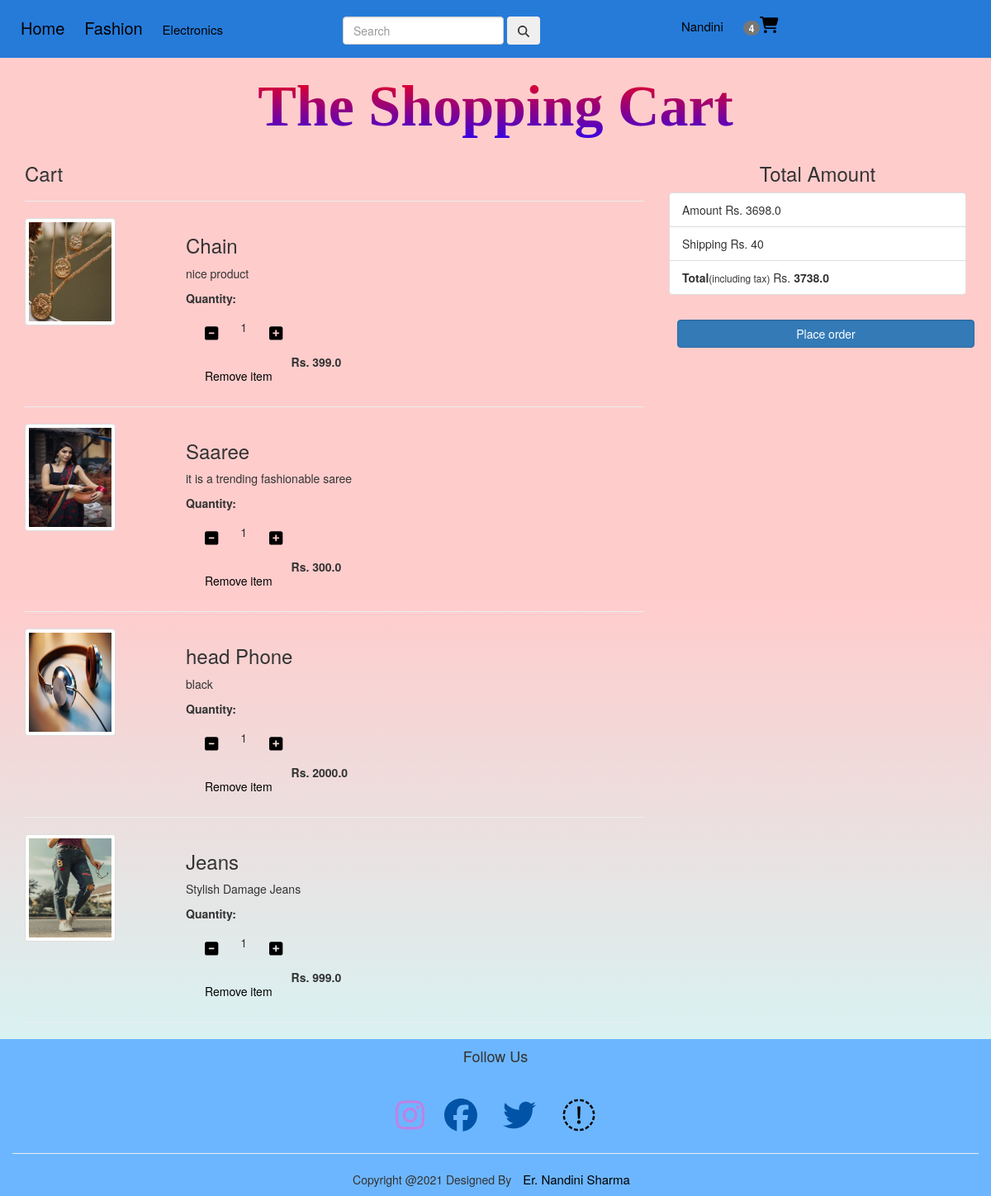
The app's page /show_cart/ (signed in) with its own data.
### shop/models.py (models this page shows, shortened)
class Cart(models.Model):
    user = models.ForeignKey(User, on_delete=models.CASCADE)
    product = models.ForeignKey(Product, on_delete=models.CASCADE)
    quantity = models.PositiveIntegerField(default=1)

class Product(models.Model):
    title = models.CharField(max_length=200)
    selling_price = models.CharField(max_length=200)
    discounted_price = models.FloatField()
    description = models.TextField()
    brand = models.CharField(max_length=20)
    category = models.CharField(max_length=20, choices=CATEGORY_CHOICES)
    product_image = models.ImageField(upload_to='productimg')

### shop/views.py (the view)
# urls.py: path('show_cart/',views.show_cart,name='show_cart'),
def show_cart(request):
    totalitem = 0
    if request.user.is_authenticated:
        totalitem = len(Cart.objects.filter(user=request.user))
        user = request.user
        cart = Cart.objects.filter(user=user)
        amount = 0.0
        shipping_amount = 40.0
        total_amount = 0.0
        cart_product = [p for p in Cart.objects.all() if p.user == user]
        if cart_product:
            for p in cart_product:
                tempamount = (p.quantity * p.product.discounted_price)
                amount += tempamount
                totalamount = amount + shipping_amount
            return render(request, 'addtocart.html',
                          {'carts': cart, 'totalamount': totalamount, 'amount': amount, 'totalitem': totalitem})
        else:
            return render(request, 'emptycart.html')
    else:
        return HttpResponse("<script>alert('First login then buy product ');window.location.href='/login'</script>")

### shop/templates/addtocart.html (shortened to what this page needs)
{% extends 'base1.html' %}
{% load static %}
{% block main-content %}
<div class="container">
    <div class="row">
        <div class="live">
          <h1 class="text-center">The Shopping Cart</h1>
        </div>
        <div class="col-md-8">
             <h3>Cart</h3>
            {% for cart in carts %}
            <hr>
            <div class="row">
            <div class="card">
              <div class="card-body">
                  <div class="col-md-3">
                    <img src="{{cart.product.product_image.url}}" class="img-thumbnail" style="height:130px;width:110px;">
                </div>
                  <div class="col-md-9">
                       <h3>{{cart.product.title}}</h3>
                      <p>{{cart.product.description}}</p>
                      <label for="quantity">Quantity:</label>
                      <div>
                        <a class="minus-cart btn" pid="{{cart.product.id}}"><i class="fas fa-minus-square fa-lg"></i></a>
                         <span id="quantity">{{cart.quantity}}</span>
                      <a class="plus-cart btn" pid="{{cart.product.id}}"><i class="fas fa-plus-square fa-lg"></i> </a>
                      </div>
                      <div class="" style="display:flex;justify-content:between;margin-top:8px;">
                          <a href="" class="remove-cart btn btn-secondary fw-bold" pid="{{cart.product.id}}">Remove item</a>
                          <p class="mb-0"><strong>Rs. {{cart.product.discounted_price}}</strong></p>
                      </div>
                  </div>
              </div>
            </div>
            </div>
            {% endfor %}
            <hr >
        </div>
        <div class="col-md-4" >
            <div class="card">
                <div class="card-body">
                 <h3 class="text-center"> Total Amount </h3>
                  <ul class="list-group">
                      <li class="list-group-item ">Amount <span>Rs. <span id="amount">{{amount}}</span></span></li>
                   <li class="list-group-item ">Shipping <span>Rs. 40</span></li>
                   <li class="list-group-item" >
                       <b>Total</b><small>(including tax)</small>
                       <span>Rs. <strong id="totalamount">{{totalamount}}</strong></span>
                   </li>
                  </ul>
                     <div class=""><a href="/checkout" class="btn btn-primary form-control">Place order</a></div>
                </div>
            </div>
        </div>
    </div>
</div>
{% endblock main-content %}

### shop/templates/base1.html (shortened to what this page needs)
<!DOCTYPE html>
{% load static %}
<html lang="en">
<head>
     <link href="{% static "css/all.css" %}" rel="stylesheet" media="all" />
  <link rel="stylesheet" href="https://maxcdn.bootstrapcdn.com/bootstrap/3.4.1/css/bootstrap.min.css"/>
<link href="{% static "css/styles.css" %}" rel="stylesheet" media="all" />
    <link href="{% static "css/flickity.css" %}" rel="stylesheet" media="all" />
</head>
<body style="background: linear-gradient(to top, #ccffff 0%, #ffcccc 50%);">
<div class="container-fluid" style="background-color:#267bd9;">
  <div class="row" style="margin-top:20px;">
     <div class="col-md-4 " style="min-height:50px;background-color:;">
      <a href="/" style="font-size:20px;text-decoration:none;">Home</a>
         <a href="" style="font-size:20px;text-decoration:none;">Fashion</a>
      <li class="nav-item dropdown">
        <a class="nav-link dropdown-toggle" href="#" id="navbarDropdown" role="button" data-toggle="dropdown" aria-haspopup="true" aria-expanded="false" style="text-decoration:none;">
          Electronics
        </a>
      </li>
   </div>
     <div class="col-md-4">
            <form action="/search/" method=POST class="form-inline my-2 my-lg-0">
                 <input class="form-control mr-sm-2" name="search" id="search" type="search" placeholder="Search" aria-label="Search">
                 <button class="btn btn-outline-success my-2 my-sm-0" type="submit"><i class="fa fa-search"></i></button>
            </form>
     </div>
        <div class="col-md-4" style="background-color:;">
           {% if request.user.is_authenticated %}
              <li class="nav-item dropdown">
                <a class="nav-link dropdown-toggle" href="#" id="navbarDropdown" role="button" data-toggle="dropdown" aria-haspopup="true" aria-expanded="false"style="text-decoration:none;">
                    {{request.user.username|capfirst}}
                </a>
              </li>
             <a href="/show_cart" class="nav-link text-white"style="text-decoration:none;">
                 <span class="badge bg-danger">{{totalitem}}</span><i class="fa fa-shopping-cart"style="font-size:20px;color:;"></i>  </a>
                    {% else %}
             <a href="/login" class=" text-white"><div class="btn btn-primary">Signin</div></a>
                <a href="{% url 'register' %}" class="text-white"><div class="btn btn-primary">Signup</div></a>
{% endif %}
        </div>
  </div>
</div>
{% block main-content %} {% endblock main-content %}
<div class="container-fluid" style="background-color:#6cb6ff;">
    <div class="row">
        <div class="col-md-4">
        </div>
    </div>
    <div class="row">
        <div class="text-center">
            <h4 >Follow Us</h4><br>
            <div style="font-size:px;background-color:;">
            <a href="" style="font-size:40px;color:#bf82e3"><i class="fab fa-instagram"></i></a>
            <a href="https://www.facebook.com/profile.php?id=100063704145410" style="font-size:40px;color:#0053a6"><i class="fab fa-facebook 5x"></i> </a>
            <a href="" style="font-size:40px;color:#0053a6"><i class="fab fa-twitter 4x"></i> </a>
            <a href="" style="font-size:40px;"><i class="fas fa-facebook"></i> </a>
            </div>
        </div>
    </div>
    <div class="row">
        <div class="col-md-12 text-center">
            <hr>
            <p style="">Copyright @2021 Designed By <a href=""style="text-decoration:none">Er. Nandini Sharma</a></p>
        </div>
    </div>
</div>
</body>
</html>

### shop/static/css/all.css (style rules this page uses)
.fa-lg { font-size:1.33333em;line-height:.75em;vertical-align:-.0667em }
.fa-facebook:before { content:"\f09a" }
.fa-instagram:before { content:"\f16d" }
.fa-twitter:before { content:"\f099" }

### shop/static/css/styles.css (style rules this page uses)
.dropdown { position: relative; display: inline-block; }
.live h1 { font-size:70px;font-weight:bold; background:linear-gradient(180deg,#f80112 0%,#2602f5 110%); -webkit-background-clip:text; -webkit-text-fill-color:transparent;font-family:bday; }

### shop/templates/base1.html (style rules this page uses)
a { color:black;font-size:15px; text-decoration:none; margin:10px;text-transform:; list style:none; }

### records on screen
Cart: product.product_image (picture), product "Chain", product.description "nice product", quantity "1", product.discounted_price "399.0"
Cart: product.product_image (picture), product "Saaree", product.description "it is a trending fashionable saree", quantity "1", product.discounted_price "300.0"
Cart: product.product_image (picture), product "head Phone", product.description "black", quantity "1", product.discounted_price "2000.0"
Cart: product.product_image (picture), product "Jeans", product.description "Stylish Damage Jeans", quantity "1", product.discounted_price "999.0"

### other values on screen
{{ request.user.username|capfirst }} "Nandini"
{{ totalitem }} "4"
{{ amount }} "3698.0"
{{ totalamount }} "3738.0"
